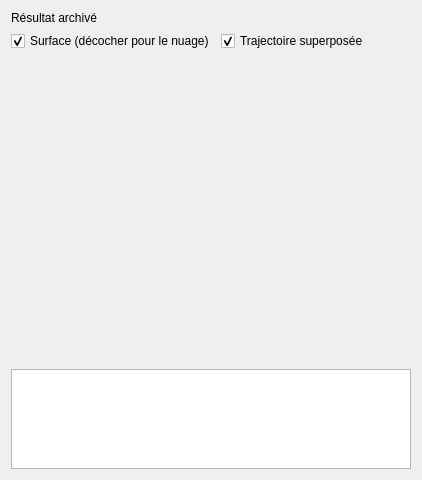
<?xml version="1.0" encoding="UTF-8"?>
<ui version="4.0">
 <class>ResultViewPage</class>
 <widget class="QWidget" name="ResultViewPage">
  <layout class="QVBoxLayout" name="resultLayout" stretch="0,0,1,0,0">
   <item><widget class="QLabel" name="resultTitle"><property name="text"><string>Résultat archivé</string></property><property name="wordWrap"><bool>true</bool></property></widget></item>
   <item><layout class="QHBoxLayout" name="layersLayout">
    <item><widget class="QCheckBox" name="surfaceCheckBox"><property name="text"><string>Surface (décocher pour le nuage)</string></property><property name="checked"><bool>true</bool></property></widget></item>
    <item><widget class="QCheckBox" name="pathCheckBox"><property name="text"><string>Trajectoire superposée</string></property><property name="checked"><bool>true</bool></property></widget></item>
   </layout></item>
   <item><widget class="drone_agricole::ui::TrajectoryView" name="archiveTrajectoryView"><property name="minimumSize"><size><width>400</width><height>300</height></size></property></widget></item>
   <item><widget class="drone_agricole::ui::MetricsPlotWidget" name="archiveMetricsPlot"><property name="maximumSize"><size><width>16777215</width><height>150</height></size></property></widget></item>
   <item><widget class="QPlainTextEdit" name="archiveNotes"><property name="readOnly"><bool>true</bool></property><property name="maximumSize"><size><width>16777215</width><height>100</height></size></property></widget></item>
  </layout>
 </widget>
 <customwidgets>
  <customwidget><class>drone_agricole::ui::TrajectoryView</class><extends>QWidget</extends><header>drone_agricole/ui/TrajectoryView.hpp</header></customwidget>
  <customwidget><class>drone_agricole::ui::MetricsPlotWidget</class><extends>QWidget</extends><header>drone_agricole/ui/MetricsPlotWidget.hpp</header></customwidget>
 </customwidgets>
</ui>
